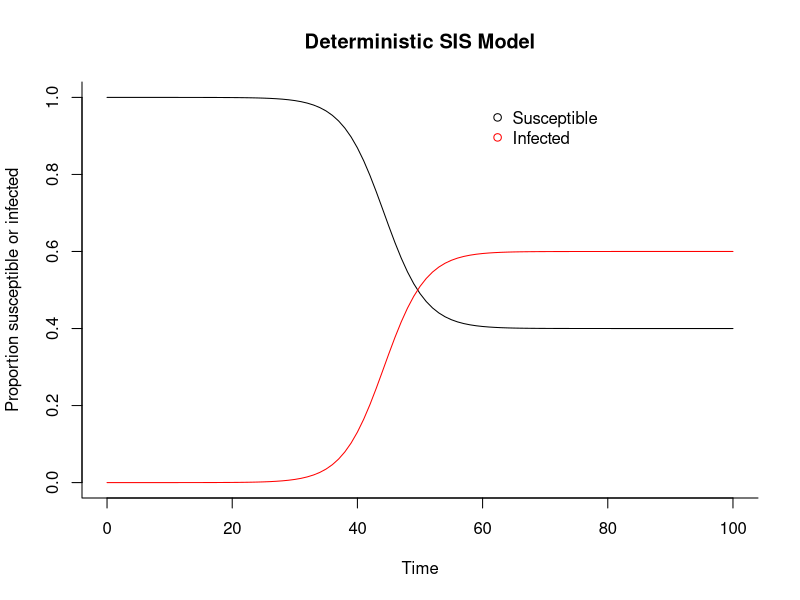

This chart was generated by the following R code:
## Making a deterministic SIS model from scratch
## 11/10/17

library("deSolve") #package for solving differential equations

## Make an SIS function
si <- function(time, state, parameters) {
  
  with(as.list(c(state, parameters)), {
    
    dS <- -beta * S * I + gamma * I
    dI <-  beta * S * I - gamma * I
    
    return(list(c(dS, dI)))
  })
}

## Set parameters for SI function

# Proportion in each compartment at the start
init  <- c(S = 1-1e-6, I = 1e-6) # N = 1

## beta: infection parameter; gamma: recovery parameter
parameters <- c(beta = 0.5, gamma = 0.2)

## Timeframe
times <- seq(0, 100, by = 1)

## Solve using General Solver for Ordinary Differential Equations (ode)
out <- ode(y = init, times = times, func = si, parms = parameters)
out <- as.data.frame(out) # change to data frame
out$time <- NULL # Delete time variable

## Plot model
matplot(x = times, y = out, type = "l",
  xlab = "Time", ylab = "Proportion susceptible or infected", main = "Deterministic SIS Model",
  lwd = 1, lty = 1, bty = "l", col = c("black","red"))

## Add legend
legend(60, 1.0, c("Susceptible", "Infected"), pch = 1, col = c("black","red"), bty = "n")
